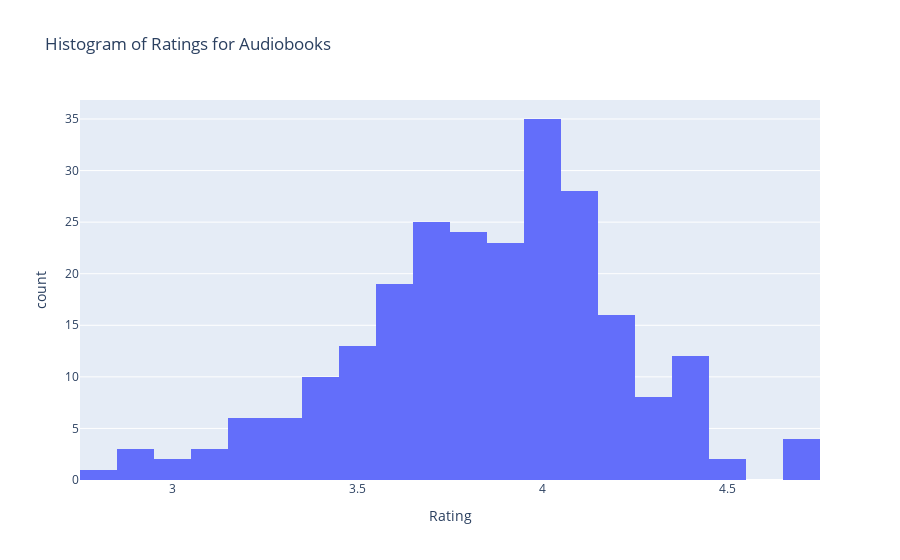

The notebook cell saved with this chart:
### Markdown cell above
Audiobook vs. Ebook

### Code cell
# Histogram of ratings for audiobooks
audiobooks = books[books['Format'] == 'AUDIOBOOK']
fig_ab = px.histogram(audiobooks, x='Rating', title='Histogram of Ratings for Audiobooks')
fig_ab.show()

### Figure 1 — Plotly figure (JSON) as saved in the notebook; plotly's stock layout.template omitted (floating-point values rounded to 4 significant figures; data arrays with more than 128 entries replaced by an {"elided": "..."} marker saying what was removed)
{"data": [{"alignmentgroup": "True", "bingroup": "x", "hovertemplate": "Rating=%{x}<br>count=%{y}<extra></extra>", "legendgroup": "", "marker": {"color": "#636efa", "pattern": {"shape": ""}}, "name": "", "offsetgroup": "", "orientation": "v", "showlegend": false, "type": "histogram", "x": {"elided": "240 float values"}, "xaxis": "x", "yaxis": "y"}], "layout": {"barmode": "relative", "legend": {"tracegroupgap": 0}, "title": {"text": "Histogram of Ratings for Audiobooks"}, "xaxis": {"anchor": "y", "domain": [0, 1], "title": {"text": "Rating"}}, "yaxis": {"anchor": "x", "domain": [0, 1], "title": {"text": "count"}}}}
